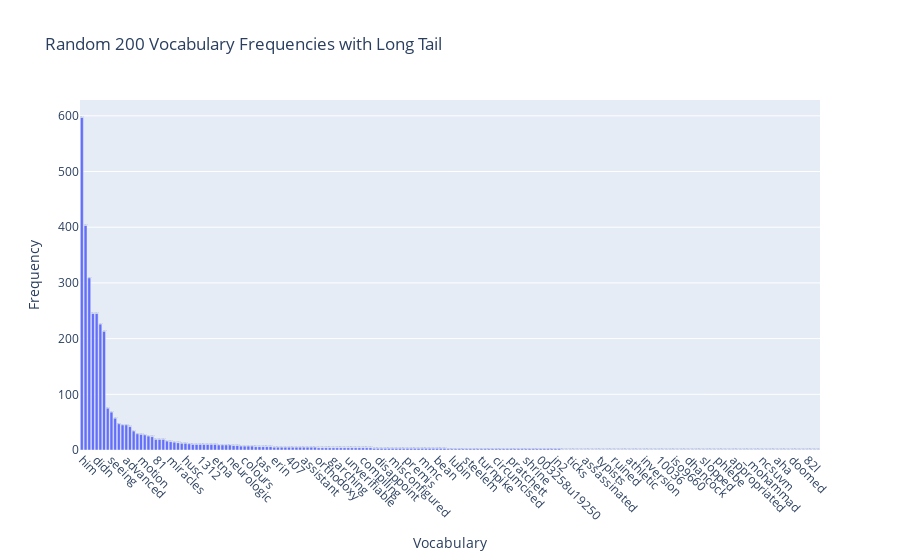

This figure's notebook cell:
### Markdown cell above
### ** >>> Exercise 15 (take home) ** 
Additionally, you can attempt to sort the terms on the `x-axis` by frequency instead of in alphabetical order. This way the visualization is more meaninfgul and you will be able to observe the so called [long tail](https://en.wikipedia.org/wiki/Long_tail) (get familiar with this term since it will appear a lot in data mining and other statistics courses). see picture below

![alt txt](https://upload.wikimedia.org/wikipedia/commons/thumb/8/8a/Long_tail.svg/1000px-Long_tail.svg.png)

### Code cell
# Answer here

# Using this method will be faster because the time complexity of the original method may be O(n^2).
term_frequencies = np.asarray(X_counts.sum(axis=0))[0]

# Random sample
sample_size = 200
random_index = random.sample(range(X_counts.shape[1]), sample_size)

data = pd.DataFrame({
    'Vocabulary': [count_vect.get_feature_names_out()[i] for i in random_index],
    'Frequency': [term_frequencies[i] for i in random_index]
})

data = data.sort_values(by='Frequency', ascending=False)
fig = px.bar(data, x='Vocabulary', y='Frequency', title='Random {} Vocabulary Frequencies with Long Tail'.format(sample_size))
fig.update_traces(texttemplate = '%{text}', textposition = 'outside')
fig.update_layout(xaxis_tickangle = 45)
fig.show()

# by -> According to this to sort.
# ascendinf -> False:From big to little.

### Figure 1 — Plotly figure (JSON) as saved in the notebook; plotly's stock layout.template omitted (floating-point values rounded to 4 significant figures; data arrays with more than 128 entries replaced by an {"elided": "..."} marker saying what was removed)
{"data": [{"alignmentgroup": "True", "hovertemplate": "Vocabulary=%{x}<br>Frequency=%{y}<extra></extra>", "legendgroup": "", "marker": {"color": "#636efa", "pattern": {"shape": ""}}, "name": "", "offsetgroup": "", "orientation": "v", "showlegend": false, "textposition": "outside", "texttemplate": "%{text}", "type": "bar", "x": {"elided": "200 str values"}, "xaxis": "x", "y": {"elided": "200 int values"}, "yaxis": "y"}], "layout": {"barmode": "relative", "legend": {"tracegroupgap": 0}, "title": {"text": "Random 200 Vocabulary Frequencies with Long Tail"}, "xaxis": {"anchor": "y", "domain": [0, 1], "tickangle": 45, "title": {"text": "Vocabulary"}}, "yaxis": {"anchor": "x", "domain": [0, 1], "title": {"text": "Frequency"}}}}
